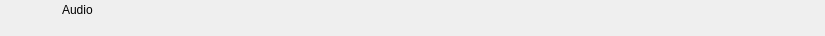
<?xml version="1.0" encoding="UTF-8"?>
<ui version="4.0">
 <class>RundownAudioWidget</class>
 <widget class="QWidget" name="RundownAudioWidget">
  <property name="geometry">
   <rect>
    <x>0</x>
    <y>0</y>
    <width>825</width>
    <height>36</height>
   </rect>
  </property>
  <layout class="QHBoxLayout" name="horizontalLayout">
   <property name="spacing">
    <number>0</number>
   </property>
   <property name="margin">
    <number>0</number>
   </property>
   <item>
    <widget class="QFrame" name="frameItem">
     <property name="sizePolicy">
      <sizepolicy hsizetype="Preferred" vsizetype="Fixed">
       <horstretch>0</horstretch>
       <verstretch>0</verstretch>
      </sizepolicy>
     </property>
     <property name="minimumSize">
      <size>
       <width>0</width>
       <height>36</height>
      </size>
     </property>
     <widget class="QLabel" name="labelIcon">
      <property name="geometry">
       <rect>
        <x>22</x>
        <y>2</y>
        <width>32</width>
        <height>32</height>
       </rect>
      </property>
      <property name="text">
       <string/>
      </property>
      <property name="pixmap">
       <pixmap resource="../Widgets.qrc">:/Graphics/Images/Audio.png</pixmap>
      </property>
      <property name="scaledContents">
       <bool>true</bool>
      </property>
     </widget>
     <widget class="QLabel" name="labelLabel">
      <property name="geometry">
       <rect>
        <x>62</x>
        <y>2</y>
        <width>5000</width>
        <height>16</height>
       </rect>
      </property>
      <property name="text">
       <string>Audio</string>
      </property>
     </widget>
     <widget class="QLabel" name="labelChannel">
      <property name="geometry">
       <rect>
        <x>0</x>
        <y>0</y>
        <width>0</width>
        <height>0</height>
       </rect>
      </property>
      <property name="text">
       <string></string>
      </property>
     </widget>
     <widget class="QLabel" name="labelVideolayer">
      <property name="geometry">
       <rect>
        <x>140</x>
        <y>19</y>
        <width>40</width>
        <height>16</height>
       </rect>
      </property>
      <property name="text">
       <string></string>
      </property>
     </widget>
     <widget class="QLabel" name="labelColor">
      <property name="geometry">
       <rect>
        <x>0</x>
        <y>0</y>
        <width>18</width>
        <height>36</height>
       </rect>
      </property>
      <property name="text">
       <string/>
      </property>
     </widget>
     <widget class="QLabel" name="labelGroupColor">
      <property name="geometry">
       <rect>
        <x>0</x>
        <y>0</y>
        <width>6</width>
        <height>36</height>
       </rect>
      </property>
      <property name="text">
       <string/>
      </property>
     </widget>
     <widget class="QLabel" name="labelDevice">
      <property name="geometry">
       <rect>
        <x>62</x>
        <y>19</y>
        <width>75</width>
        <height>16</height>
       </rect>
      </property>
      <property name="text">
       <string></string>
      </property>
     </widget>
     <widget class="QLabel" name="labelDelay">
      <property name="geometry">
       <rect>
        <x>185</x>
        <y>19</y>
        <width>55</width>
        <height>16</height>
       </rect>
      </property>
      <property name="text">
       <string></string>
      </property>
     </widget>
     <widget class="QLabel" name="labelLoopOverlay">
      <property name="geometry">
       <rect>
        <x>22</x>
        <y>1</y>
        <width>32</width>
        <height>32</height>
       </rect>
      </property>
      <property name="text">
       <string/>
      </property>
      <property name="pixmap">
       <pixmap resource="../Widgets.qrc">:/Graphics/Images/LoopIconOverlay.png</pixmap>
      </property>
      <property name="scaledContents">
       <bool>false</bool>
      </property>
      <property name="alignment">
       <set>Qt::AlignCenter</set>
      </property>
     </widget>
     <widget class="QLabel" name="labelDuration">
      <property name="geometry">
       <rect>
        <x>245</x>
        <y>19</y>
        <width>70</width>
        <height>16</height>
       </rect>
      </property>
      <property name="text">
       <string></string>
      </property>
      <property name="alignment">
       <set>Qt::AlignRight|Qt::AlignTrailing|Qt::AlignVCenter</set>
      </property>
     </widget>
     <widget class="QLabel" name="labelRemoteTriggerId">
      <property name="geometry">
       <rect>
        <x>320</x>
        <y>19</y>
        <width>70</width>
        <height>16</height>
       </rect>
      </property>
      <property name="text">
       <string></string>
      </property>
     </widget>
    </widget>
   </item>
   <item>
    <widget class="QFrame" name="frameStatus">
     <property name="minimumSize">
      <size>
       <width>77</width>
       <height>0</height>
      </size>
     </property>
     <property name="maximumSize">
      <size>
       <width>77</width>
       <height>16777215</height>
      </size>
     </property>
     <widget class="QLabel" name="labelGpiConnected">
      <property name="geometry">
       <rect>
        <x>1</x>
        <y>2</y>
        <width>32</width>
        <height>32</height>
       </rect>
      </property>
      <property name="minimumSize">
       <size>
        <width>32</width>
        <height>32</height>
       </size>
      </property>
      <property name="maximumSize">
       <size>
        <width>32</width>
        <height>32</height>
       </size>
      </property>
      <property name="lineWidth">
       <number>0</number>
      </property>
      <property name="text">
       <string/>
      </property>
      <property name="pixmap">
       <pixmap resource="../Widgets.qrc">:/Graphics/Images/GpiConnected.png</pixmap>
      </property>
      <property name="scaledContents">
       <bool>true</bool>
      </property>
     </widget>
     <widget class="QLabel" name="labelDisconnected">
      <property name="geometry">
       <rect>
        <x>32</x>
        <y>2</y>
        <width>32</width>
        <height>32</height>
       </rect>
      </property>
      <property name="minimumSize">
       <size>
        <width>32</width>
        <height>32</height>
       </size>
      </property>
      <property name="maximumSize">
       <size>
        <width>32</width>
        <height>32</height>
       </size>
      </property>
      <property name="text">
       <string/>
      </property>
      <property name="pixmap">
       <pixmap resource="../Widgets.qrc">:/Graphics/Images/Disconnected.png</pixmap>
      </property>
      <property name="scaledContents">
       <bool>true</bool>
      </property>
     </widget>
     <widget class="QLabel" name="labelActiveColor">
      <property name="geometry">
       <rect>
        <x>69</x>
        <y>0</y>
        <width>8</width>
        <height>36</height>
       </rect>
      </property>
      <property name="minimumSize">
       <size>
        <width>8</width>
        <height>36</height>
       </size>
      </property>
      <property name="maximumSize">
       <size>
        <width>8</width>
        <height>36</height>
       </size>
      </property>
      <property name="text">
       <string/>
      </property>
     </widget>
    </widget>
   </item>
  </layout>
 </widget>
 <resources>
  <include location="../Widgets.qrc"/>
 </resources>
 <connections/>
 <slots>
  <slot>addToCombo()</slot>
 </slots>
</ui>
